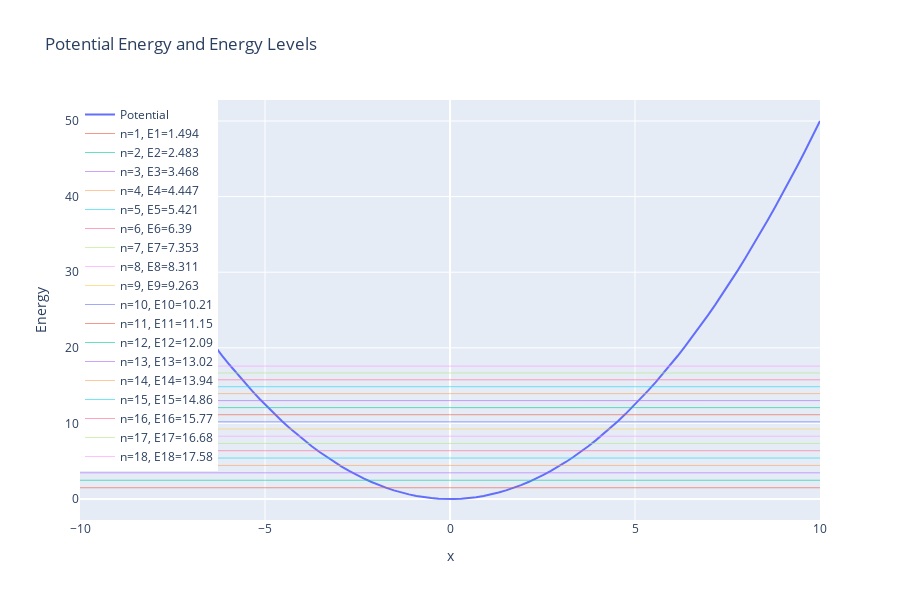
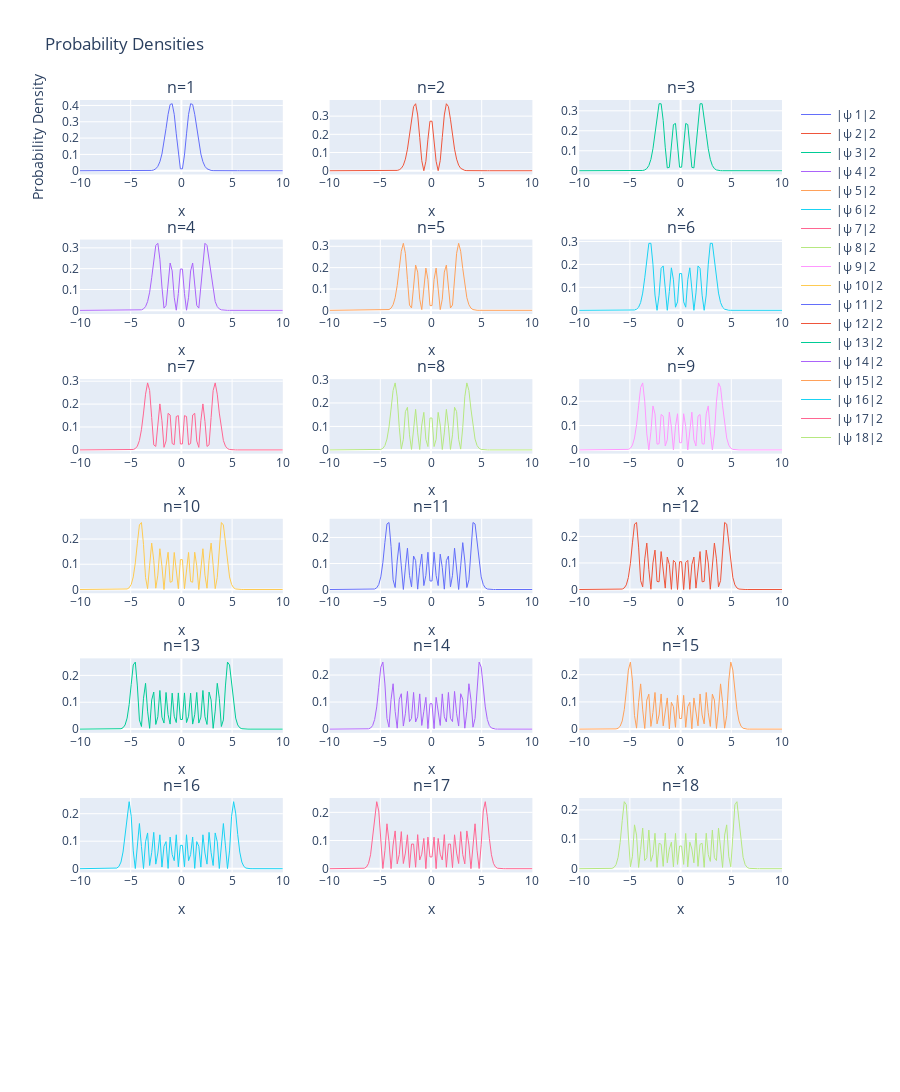

The code cell stored with these charts, in order, in its notebook:
### Markdown cell above
Probability Densities

### Code cell
nmin, nmax = 1, 18  # INPUT

# Create a plot for the potential energy
fig_potential = go.Figure()
fig_potential.add_trace(go.Scatter(x=x, y=Vx, name='Potential'))
for i in range(nmin, nmax + 1):
    fig_potential.add_trace(go.Scatter(x=x, y=[eig_val(i)] * N, 
                                name=f'n={i}, E{i}={eig_val(i):.4}', line=dict(width=0.6)))

fig_potential.update_layout(title="Potential Energy and Energy Levels", 
                            xaxis_title="x", yaxis_title="Energy")
fig_potential.update_layout(legend=dict(x=0, y=1))
fig_potential.update_layout(height=600)
fig_potential.show()

# Create subplots for probability densities
rows = (nmax - nmin + 1) // 3 + 1
cols = min(nmax - nmin + 1, 3)
fig_probabilities = subplt.make_subplots(rows=rows, cols=cols, 
                                        subplot_titles=[f'n={i}' for i in range(nmin, nmax + 1)])

for i in range(nmin, nmax + 1):
    row = (i - nmin) // 3 + 1
    col = (i - nmin) % 3 + 1
    fig_probabilities.add_trace(go.Scatter(x=x, y=prob_den(i), name=f'|ψ {i}|2', 
                                        line=dict(width=1), showlegend=True), row=row, col=col)

fig_probabilities.update_xaxes(title_text="x")
fig_probabilities.update_yaxes(title_text="Probability Density", row=1, col=1)
fig_probabilities.update_layout(title_text="Probability Densities")
fig_probabilities.update_layout(height=1500)
fig_probabilities.show()
